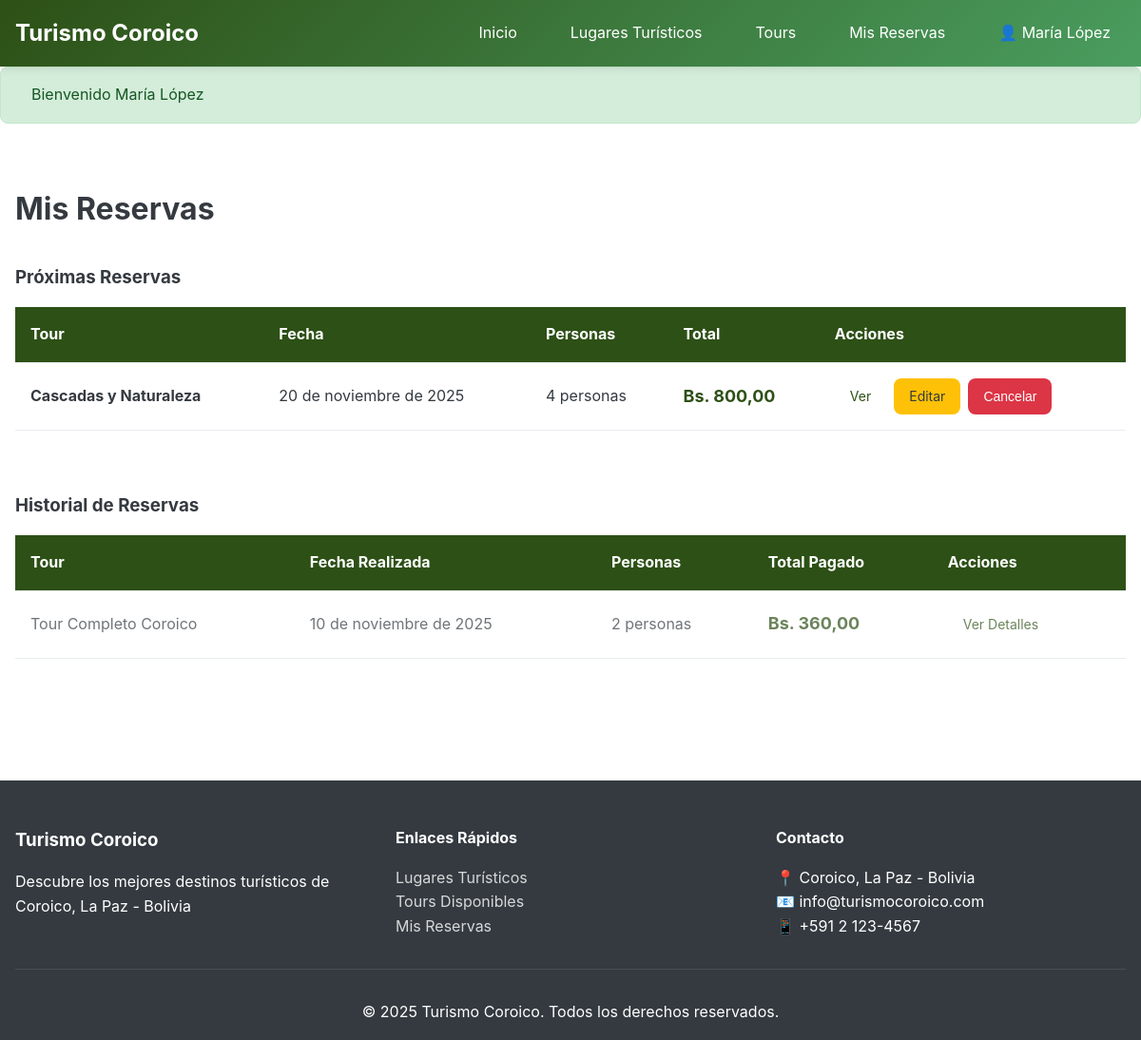
The page /usuario/mis-reservas (signed in) on the database its author committed.
### tables this page shows
CREATE TABLE `reservas` (
  `id_reserva` int(11) NOT NULL,
  `id_usuario` int(11) NOT NULL,
  `id_tour` int(11) NOT NULL,
  `fecha_tour` date NOT NULL,
  `cantidad_personas` int(11) NOT NULL DEFAULT 1,
  `precio_total` decimal(10,2) NOT NULL,
  `fecha_reserva` timestamp NOT NULL DEFAULT current_timestamp()
);

CREATE TABLE `tours` (
  `id_tour` int(11) NOT NULL,
  `nombre` varchar(150) NOT NULL,
  `descripcion` text NOT NULL,
  `precio` decimal(10,2) NOT NULL,
  `cupo_maximo` int(11) NOT NULL DEFAULT 10,
  `imagen_tour` varchar(255) DEFAULT 'default.jpg',
  `fecha_creacion` timestamp NOT NULL DEFAULT current_timestamp()
);

### controllers/UsuarioController.php (called while the page is built, shortened)
<?php
require_once __DIR__ . '/../config/config.php';
require_once __DIR__ . '/../models/Reserva.php';
class UsuarioController {
    private $reservaModel;
    public function __construct() {
        $this->reservaModel = new Reserva();
    }
    public function misReservas() {
        $reservasActivas = $this->reservaModel->getActivasPorUsuario($_SESSION['usuario_id']);
        $reservasPasadas = $this->reservaModel->getPasadasPorUsuario($_SESSION['usuario_id']);
        require_once __DIR__ . '/../views/usuario/mis_reservas.php';
    }
}

### index.php (called while the page is built, shortened)
<?php
require_once __DIR__ . '/config/config.php';
require_once __DIR__ . '/config/database.php';
$request_uri = $_SERVER['REQUEST_URI'];
$base_path = parse_url(BASE_URL, PHP_URL_PATH);
if ($base_path && strpos($request_uri, $base_path) === 0) {
    $request_uri = substr($request_uri, strlen($base_path));
}
$request_uri = strtok($request_uri, '?');
$request_uri = trim($request_uri, '/');
$segments = explode('/', $request_uri);
$methodName = isset($segments[1]) ? $segments[1] : 'index';
$methodName = lcfirst(str_replace('-', '', ucwords($methodName, '-')));
$controller = new $controllerName();
try {
    $controller->$methodName();
} catch (Exception $e) {
    error_log("Error en el controlador: " . $e->getMessage());
    echo "<!DOCTYPE html>
<html lang='es'>
<head>
    <meta charset='UTF-8'>
    <meta name='viewport' content='width=device-width, initial-scale=1.0'>
    <title>Error</title>
    <style>
        body {
            font-family: Arial, sans-serif;
            display: flex;
            justify-content: center;
            align-items: center;
            height: 100vh;
            margin: 0;
            background: #f5f5f5;
        }
        .error-container {
            text-align: center;
            padding: 2rem;
            background: white;
            border-radius: 10px;
            box-shadow: 0 2px 10px rgba(0,0,0,0.1);
            max-width: 500px;
        }
        h1 { color: #d32f2f; }
        a {
            display: inline-block;
            margin-top: 1rem;
            padding: 0.75rem 1.5rem;
            background: #2d5016;
            color: white;
            text-decoration: none;
            border-radius: 5px;
        }
        a:hover { background: #4a9d5f; }
    </style>
</head>
<body>
    <div class='error-container'>
        <h1>Error en la aplicación</h1>
        <p>Ha ocurrido un error inesperado. Por favor, intenta nuevamente.</p>
        <a href='" . BASE_URL . "'>Volver al Inicio</a>
    </div>
</body>
</html>";
}

### config/database.php (called while the page is built, shortened)
<?php
class Database {
    private static $instance = null;
    private $connection;
    private function __construct() {
        try {
            $dsn = "mysql:host=" . DB_HOST . ";dbname=" . DB_NAME . ";charset=" . DB_CHARSET;
            $options = [
                PDO::ATTR_ERRMODE            => PDO::ERRMODE_EXCEPTION,
                PDO::ATTR_DEFAULT_FETCH_MODE => PDO::FETCH_ASSOC,
                PDO::ATTR_EMULATE_PREPARES   => false,
            ];
            $this->connection = new PDO($dsn, DB_USER, DB_PASS, $options);
        } catch (PDOException $e) {
            die("Error de conexión a la base de datos: " . $e->getMessage());
        }
    }
    public static function getInstance() {
        if (self::$instance === null) {
            self::$instance = new self();
        }
        return self::$instance;
    }
    public function getConnection() {
        return $this->connection;
    }
}

### models/Reserva.php (called while the page is built, shortened)
<?php
require_once __DIR__ . '/Model.php';
class Reserva extends Model {
    public function getActivasPorUsuario($usuario_id) {
        $sql = "SELECT r.*, t.nombre as tour_nombre, t.descripcion as tour_descripcion
                FROM reservas r
                INNER JOIN tours t ON r.id_tour = t.id_tour
                WHERE r.id_usuario = ? AND r.fecha_tour >= CURDATE()
                ORDER BY r.fecha_tour ASC";
        return $this->query($sql, [$usuario_id]);
    }
    public function getPasadasPorUsuario($usuario_id) {
        $sql = "SELECT r.*, t.nombre as tour_nombre, t.descripcion as tour_descripcion
                FROM reservas r
                INNER JOIN tours t ON r.id_tour = t.id_tour
                WHERE r.id_usuario = ? AND r.fecha_tour < CURDATE()
                ORDER BY r.fecha_tour DESC";
        return $this->query($sql, [$usuario_id]);
    }
}

### models/Model.php (called while the page is built, shortened)
<?php
require_once __DIR__ . '/../config/database.php';
class Model {
    protected $db;
    public function __construct() {
        $this->db = Database::getInstance()->getConnection();
    }
    protected function query($sql, $params = []) {
        try {
            $stmt = $this->db->prepare($sql);
            $stmt->execute($params);
            return $stmt->fetchAll();
        } catch (PDOException $e) {
            error_log("Error en query(): " . $e->getMessage());
            return [];
        }
    }
}

### config/config.php (called while the page is built, shortened)
<?php
function url($path = '') {
    return BASE_URL . ltrim($path, '/');
}
function formatearFecha($date) {
    $meses = [
        1 => 'enero', 2 => 'febrero', 3 => 'marzo', 4 => 'abril',
        5 => 'mayo', 6 => 'junio', 7 => 'julio', 8 => 'agosto',
        9 => 'septiembre', 10 => 'octubre', 11 => 'noviembre', 12 => 'diciembre'
    ];
    $timestamp = strtotime($date);
    $dia = date('d', $timestamp);
    $mes = $meses[(int)date('m', $timestamp)];
    $anio = date('Y', $timestamp);
    return "$dia de $mes de $anio";
}
function formatearPrecio($precio) {
    return 'Bs. ' . number_format($precio, 2, ',', '.');
}

### views/usuario/mis_reservas.php (the view, shortened to what this page needs)
<?php
require_once __DIR__ . '/../layouts/header.php';
?>
<section class="section">
    <div class="container">
        <h2 class="page-title">Mis Reservas</h2>
        <div class="reservas-section">
            <h3>Próximas Reservas</h3>
            <?php if (!empty($reservasActivas)): ?>
            <div class="table-responsive">
                <table class="table">
                    <thead>
                        <tr>
                            <th>Tour</th>
                            <th>Fecha</th>
                            <th>Personas</th>
                            <th>Total</th>
                            <th>Acciones</th>
                        </tr>
                    </thead>
                    <tbody>
                        <?php foreach ($reservasActivas as $reserva): ?>
                        <tr>
                            <td>
                                <strong><?php echo htmlspecialchars($reserva['tour_nombre']); ?></strong>
                            </td>
                            <td><?php echo formatearFecha($reserva['fecha_tour']); ?></td>
                            <td><?php echo $reserva['cantidad_personas']; ?> personas</td>
                            <td class="price"><?php echo formatearPrecio($reserva['precio_total']); ?></td>
                            <td>
                                <div class="btn-group">
                                    <a href="<?php echo url('reservas/detalle?id=' . $reserva['id_reserva']); ?>"
                                       class="btn-sm">Ver</a>
                                    <a href="<?php echo url('reservas/editar?id=' . $reserva['id_reserva']); ?>"
                                       class="btn-sm btn-warning">Editar</a>
                                    <button onclick="cancelarReserva(<?php echo $reserva['id_reserva']; ?>)"
                                            class="btn-sm btn-danger">Cancelar</button>
                                </div>
                            </td>
                        </tr>
                        <?php endforeach; ?>
                    </tbody>
                </table>
            </div>
            <?php endif; ?>
        </div>
        <?php if (!empty($reservasPasadas)): ?>
        <div class="reservas-section mt-3">
            <h3>Historial de Reservas</h3>
            <div class="table-responsive">
                <table class="table">
                    <thead>
                        <tr>
                            <th>Tour</th>
                            <th>Fecha Realizada</th>
                            <th>Personas</th>
                            <th>Total Pagado</th>
                            <th>Acciones</th>
                        </tr>
                    </thead>
                    <tbody>
                        <?php foreach ($reservasPasadas as $reserva): ?>
                        <tr class="reserva-pasada">
                            <td><?php echo htmlspecialchars($reserva['tour_nombre']); ?></td>
                            <td><?php echo formatearFecha($reserva['fecha_tour']); ?></td>
                            <td><?php echo $reserva['cantidad_personas']; ?> personas</td>
                            <td class="price"><?php echo formatearPrecio($reserva['precio_total']); ?></td>
                            <td>
                                <a href="<?php echo url('reservas/detalle?id=' . $reserva['id_reserva']); ?>"
                                   class="btn-sm">Ver Detalles</a>
                            </td>
                        </tr>
                        <?php endforeach; ?>
                    </tbody>
                </table>
            </div>
        </div>
        <?php endif; ?>
    </div>
</section>
<?php require_once __DIR__ . '/../layouts/footer.php'; ?>

### public/css/styles.css (style rules this page uses)
:root { --color-primary: #2d5016; --color-primary-dark: #1a3009; --color-primary-light: #4a9d5f; --color-secondary: #87ceeb; --color-success: #28a745; --color-danger: #dc3545; --color-warning: #ffc107; --color-info: #17a2b8; --color-light: #f8f9fa; --color-dark: #343a40; --color-white: #ffffff; --color-gray: #6c757d; --color-gray-light: #e9ecef; --font-family: -apple-system, BlinkMacSystemFont, "Segoe UI", Roboto, "Helvetica Neue", Arial, sans-serif; --border-radius: 8px; --box-shadow: 0 2px 10px rgba(0, 0, 0, 0.1); --transition: all 0.3s ease; }
* { margin: 0; padding: 0; box-sizing: border-box; }
body { font-family: var(--font-family); line-height: 1.6; color: var(--color-dark); background-color: var(--color-white); }
a { text-decoration: none; color: var(--color-primary); transition: var(--transition); }
.container { max-width: 1200px; margin: 0 auto; padding: 0 1rem; }
.btn-primary, .btn-secondary, .btn-warning, .btn-danger, .btn-sm { display: inline-block; padding: 0.75rem 1.5rem; border: none; border-radius: var(--border-radius); font-size: 1rem; cursor: pointer; transition: var(--transition); text-align: center; }
.btn-warning { background: var(--color-warning); color: var(--color-dark); }
.btn-danger { background: var(--color-danger); color: var(--color-white); }
.btn-sm { padding: 0.5rem 1rem; font-size: 0.875rem; }
.btn-group { display: flex; gap: 0.5rem; }
.section { padding: 3rem 0; }
.page-title { font-size: 2rem; margin-bottom: 2rem; }
.price { color: var(--color-primary); font-weight: bold; font-size: 1.125rem; }
.table-responsive { overflow-x: auto; }
.table { width: 100%; border-collapse: collapse; margin: 1rem 0; background: var(--color-white); }
.table thead { background: var(--color-primary); color: var(--color-white); }
.table th, .table td { padding: 1rem; text-align: left; border-bottom: 1px solid var(--color-gray-light); }
.reserva-pasada { opacity: 0.7; }
.mt-3 { margin-top: 3rem; }

### rows shown on the page
reservas: id_tour.nombre "Cascadas y Naturaleza", fecha_tour "20 de noviembre de 2025", cantidad_personas "4", precio_total "Bs. 800,00"
reservas: id_tour.nombre "Tour Completo Coroico", fecha_tour "10 de noviembre de 2025", cantidad_personas "2", precio_total "Bs. 360,00"

### other values the page prints
SITE_NAME "Turismo Coroico"
$_SESSION['nombre_completo'] "María López"
$mensaje['texto'] "Bienvenido María López"
SITE_DESCRIPTION "Descubre los mejores destinos turísticos de Coroico, La Paz - Bolivia"
